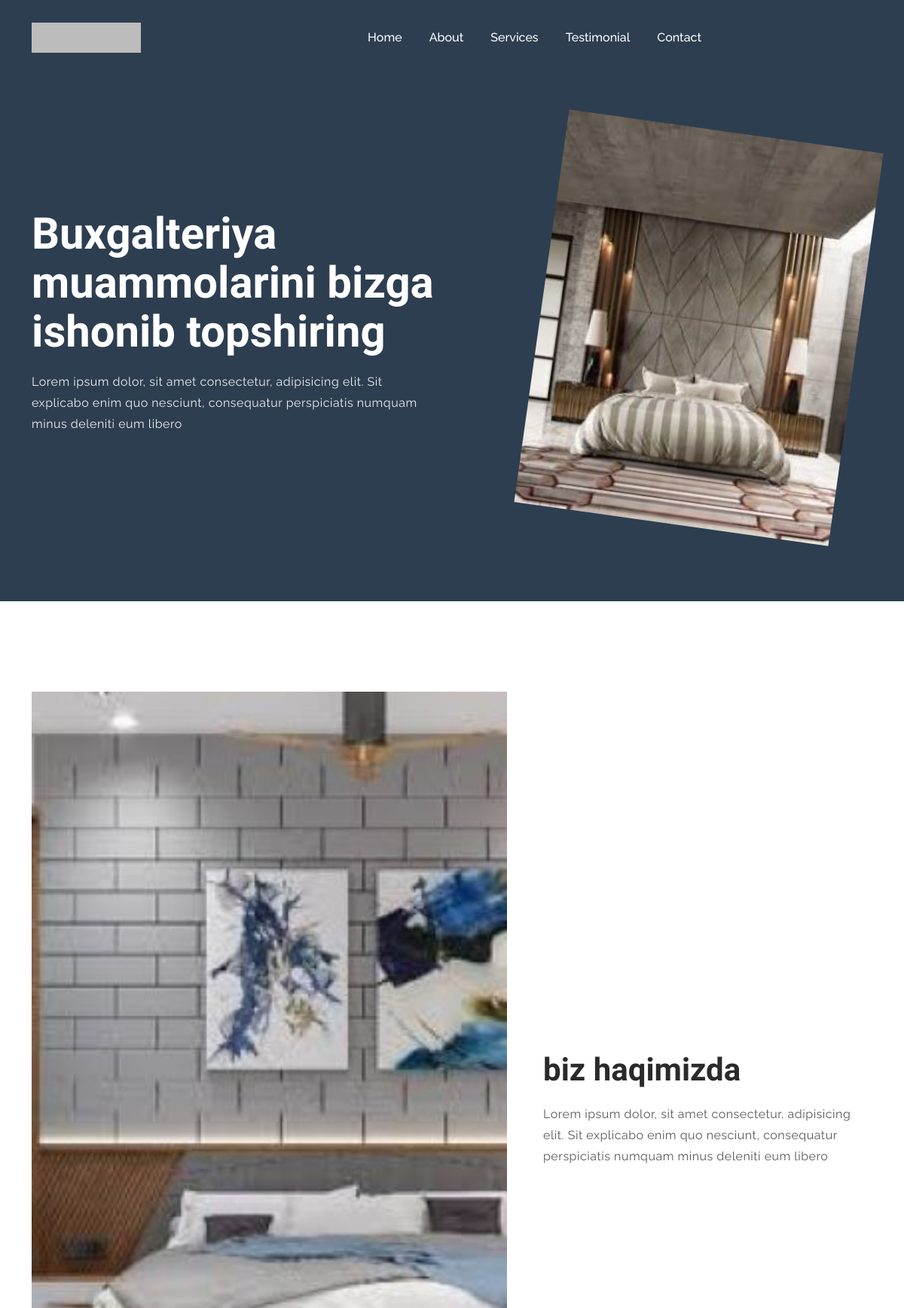
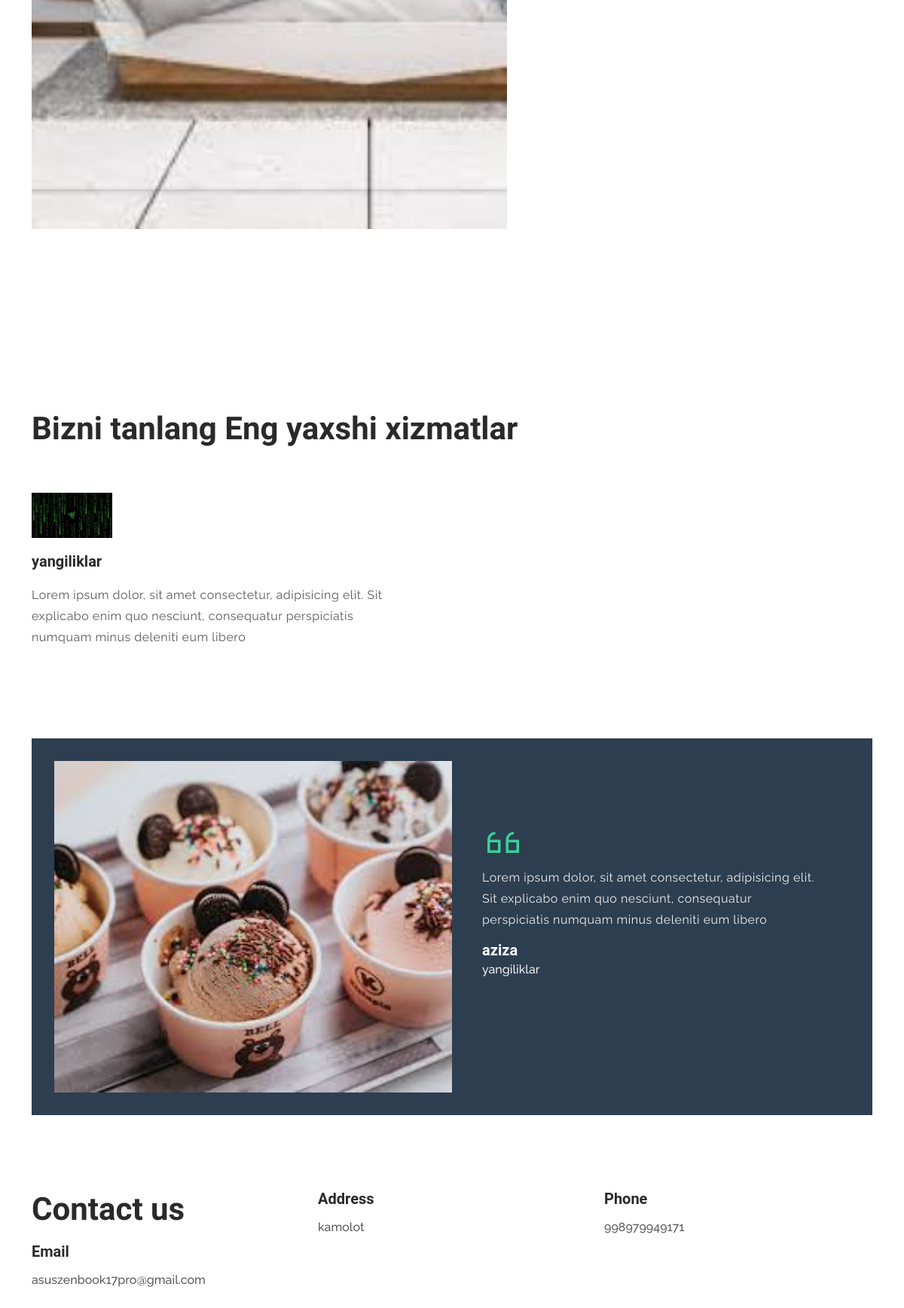
The page / on the database its author committed (2 pictures, top to bottom).
### main/models.py (models this page shows, shortened)
class Kirish(models.Model):
    nomi = models.CharField(max_length=100)
    haqida = models.CharField(max_length=150)
    rasm = models.ImageField(upload_to='media/')

class Biz_haqimizda(models.Model):
    nomi = models.CharField(max_length=100)
    haqida = models.CharField(max_length=150)
    rasm = models.ImageField(upload_to='media/')

class Biz(models.Model):
    nomi = models.CharField(max_length=100)

class Biz_a(models.Model):
    nomi = models.CharField(max_length=100)
    haqida = models.CharField(max_length=150)
    rasm = models.ImageField(upload_to='media/')

class Testimular_rasm(models.Model):
    rasm = models.ImageField(upload_to='media/')

class Testimullar(models.Model):
    nomi = models.CharField(max_length=100)
    haqida = models.CharField(max_length=150)
    ismi = models.CharField(max_length=50)

class Contact(models.Model):
    adressi = models.CharField(max_length=100)
    phone = models.CharField(max_length=100)
    email = models.CharField(max_length=50)

### main/views.py (the view)
# urls.py: path('',Index),
def Index(request):
    context={
        "kirish":Kirish.objects.first(),
        "b_h":Biz_haqimizda.objects.first(),
        "b":Biz.objects.first(),
        "bs":Biz_a.objects.all(),
        "t_r":Testimular_rasm.objects.first(),
        "t":Testimullar.objects.all(),
        "con":Contact.objects.first(),
    }
    return render(request,'index.html',context)

### templates/index.html (shortened to what this page needs)
{%load static%}
<!DOCTYPE html>
<html lang="zxx">
	<head>
		<link rel="stylesheet" href="{% static 'css/bootstrap.min.css'%}">
		<link rel="stylesheet" href="{% static 'css/line-awesome.min.css'%}">
		<link rel="stylesheet" href="{% static 'css/magnific-popup.css'%}">
		<link rel="stylesheet" href="{% static 'css/swiper.min.css'%}">
		<link rel="stylesheet" href="{% static 'css/style.css'%}">
	</head>
	<body>
		<div id="navbar" class="navbar navbar-expand-lg justify-content-center align-items-center">
			<div class="container">
				 <a href="#" class="navbar-brand"><img src="{% static 'img/logo.png'%}" alt=""></a>
			    <div class="collapse navbar-collapse" id="navbarSupportedContent">
			    	<ul class="navbar-nav nav">
						<li class="nav-item"><a class="nav-link" href="#home">Home</a></li>
						<li class="nav-item"><a class="nav-link" href="#about">About</a></li>
						<li class="nav-item"><a class="nav-link" href="#services">Services</a></li>
						<li class="nav-item"><a class="nav-link" href="#testimonial">Testimonial</a></li>
						<li class="nav-item"><a class="nav-link" href="#contact">Contact</a></li>
					</ul>
			    </div>
			</div>
		</div>
		<div id="home" class="intro">
			<div class="container">
				<div class="content">
					<div class="row align-items-center">
						<div class="col-md">
							<h1>{{kirish.nomi}}</h1>
							<p>{{kirish.haqida}}</p>
						</div>
						<div class="col-md">
							<div class="content-image">
								<img src="{{kirish.rasm.url}}" alt="">
							</div>
						</div>
					</div>
				</div>
			</div>
		</div>
		 <div id="about" class="about">
			<div class="container">
				<div class="row g-5 align-items-center">
					<div class="col-md-7">
						<img src="{{b_h.rasm.url}}" alt="">
					</div>
					<div class="col-md">
						<div class="content">
							<h2>{{b_h.nomi}}</h2>
							<P>{{b_h.haqida}}</P>
						</div>
					</div>
				</div>
			</div>
		</div>
		<div id="services" class="services">
			<div class="container">
				<h2>{{b.nomi}}</h2>
				<div class="row gx-5">
					<div class="col-md col-sm">
						<div class="content-left">
							{% for i in bs %}
							<div class="content">
								<img src="{{i.rasm.url}}" alt="">
								<h5>{{i.nomi}}</h5>
								<p>{{i.haqida}}</p>
							</div>
							{% endfor%}
						</div>
					</div>
					<div class="col-md col-sm">
					</div>
				</div>
			</div>
		</div>
		<div id="testimonial" class="testimonial">
			<div class="container">
				<div class="content-box">
					<div class="content-image">
						<img src="{{t_r.rasm.url}}" alt="">
					</div>
					<div class="swiper mySwiper">
						<div class="swiper-wrapper">
							{% for i in t %}
							<div class="swiper-slide">
								<div class="content">
									<i class="la la-quote-left"></i>
									<p>{{i.haqida}}</p>
									<div class="text">
										<h5>{{i.ismi}}</h5>
										<span>{{i.nomi}}</span>
									</div>
								</div>
							</div>
							{% endfor%}
						</div>
					</div>
				</div>
			</div>
		</div>
		<div id="contact" class="contact">
			<div class="container">
				<div class="row">
					<div class="col-md-4 col-contact">
						<h2>Contact us</h2>
					</div>
					<div class="col-md-4">
						<h5>Address</h5>
						<span> {{con.adressi}} </span>
					</div>
					<div class="col-md">
						<h5>Phone</h5>
						<span> {{con.phone}} </span>
					</div>
					<div class="col-md">
						<h5>Email</h5>
						<span> {{con.email}}</span>
					</div>
				</div>
			</div>
		</div>
	</body>
</html>

### static/css/style.css (style rules this page uses)
body { margin: 0; padding: 0; font-size: 16px; font-family: 'Raleway', sans-serif; background: #ffffff; color: #5a5a5a; }
h1, h2, h3, h4, h5, h6 { font-family: 'Heebo', sans-serif; padding: 0; margin: 0; color: #2a2a2a; }
h1 { font-size: 58px; line-height: 65px; font-weight: 600; position: relative; margin-bottom: 20px; }
h2 { font-size: 42px; font-weight: 600; line-height: 50px; margin-bottom: 20px; }
h5 { font-size: 20px; font-weight: 600; line-height: 22px; font-family: 'Roboto', sans-serif; }
a { text-decoration: none; color: #464646; }
p { margin: 5px 0 15px; line-height: 28px; letter-spacing: 0.5px; }
ul { padding: 0; margin: 0; }
ul li { list-style: none; }
img { width: 100%; }
.navbar { top: 0; background: #2d3e50; padding: 25px 0; position: fixed; width: 100%; z-index: 99; text-align: center; }
.navbar .navbar-brand { text-align: left; width: 20%; }
.navbar .navbar-brand img { height: 40px; width: auto; }
.navbar .navbar-collapse { position: relative; width: 60%; text-align: center; left: -10px; }
.navbar .navbar-nav { margin-right: auto; margin-left: auto; }
.navbar .navbar-nav li { padding: 0 10px; }
.navbar .navbar-nav li a { color: #ffffff; font-weight: 500; }
.intro { margin-top: 92px; background: #2d3e50; color: #eee; padding: 80px 0 100px; }
.intro h1 { color: #ffffff; }
.intro .content-image { text-align: right; margin-right: 20px; }
.intro .content-image img { transform: rotate(8deg); position: relative; width: 80%; }
.about { padding-top: 120px; padding-bottom: 120px; }
.services { padding-top: 120px; padding-bottom: 80px; }
.services h2 { margin-bottom: 20px; }
.services .content-left { margin-right: 60px; }
.services .content { margin: 40px 0; }
.services .content img { height: 60px; width: auto; }
.services .content h5 { margin: 20px 0; }
.testimonial { color: #eee; }
.testimonial h5 { color: #ffffff; margin-bottom: 3px; }
.testimonial span { font-weight: 500; }
.testimonial .content-box { padding: 30px; background: #2d3e50; }
.testimonial .content-image { display: inline-block; width: 50%; }
.testimonial .content { padding: 40px; }
.testimonial .content i { font-size: 56px; color: #39d196; }
.testimonial .swiper { float: right; width: 50%; margin-top: 40px; cursor: pointer; }
.contact { padding-top: 100px; padding-bottom: 30px; font-size: 16px; font-weight: 500; }
.contact h5 { margin-bottom: 15px; }

### rows shown on the page
Kirish: nomi "Buxgalteriya muammolarini bizga ishonib topshiring", haqida "Lorem ipsum dolor, sit amet consectetur, adipisicing elit. Sit explicabo enim quo nesciunt, consequatur perspiciatis numquam minus deleniti eum libero", rasm (picture)
Biz_haqimizda: rasm (picture), nomi "biz haqimizda", haqida "Lorem ipsum dolor, sit amet consectetur, adipisicing elit. Sit explicabo enim quo nesciunt, consequatur perspiciatis numquam minus deleniti eum libero"
Biz: nomi "Bizni tanlang Eng yaxshi xizmatlar"
Biz_a: rasm (picture), nomi "yangiliklar", haqida "Lorem ipsum dolor, sit amet consectetur, adipisicing elit. Sit explicabo enim quo nesciunt, consequatur perspiciatis numquam minus deleniti eum libero"
Testimular_rasm: rasm (picture)
Testimullar: haqida "Lorem ipsum dolor, sit amet consectetur, adipisicing elit. Sit explicabo enim quo nesciunt, consequatur perspiciatis numquam minus deleniti eum libero", ismi "aziza", nomi "yangiliklar"
Contact: adressi "kamolot", phone "998979949171", email "asuszenbook17pro@gmail.com"
